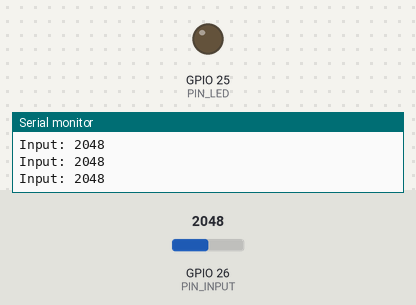
The program below on a simulated ESP32. On the bench: output pins drawn as LEDs (lit = HIGH), the last lines printed to the serial monitor. The inputs (shaded band) are chosen by the test bench; at power-on: GPIO 26 (PIN_INPUT) = 2048.

Above: at 1.3 s.
1.4 s: GPIO 26 (PIN_INPUT) set to 2089
At 2.7 s:
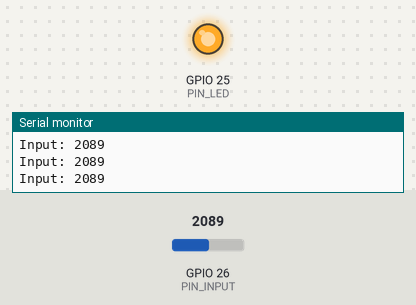
3.0 s: GPIO 26 (PIN_INPUT) set to 2047
At 3.8 s:
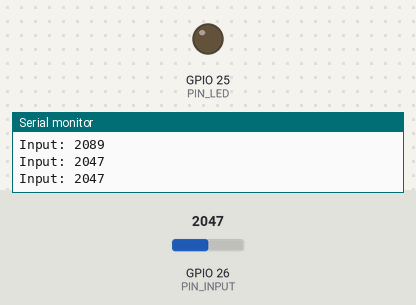
4.5 s: GPIO 26 (PIN_INPUT) set to 2866
At 5.0 s:
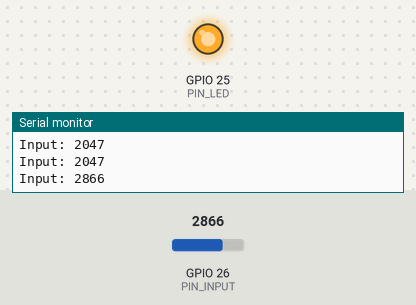
Timing chart, 0 to 7.5 s (numbered marks = the images above; inputs shaded):
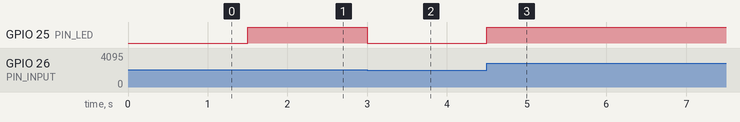

The program:

main.cpp
```cpp
/*---------------------------------------------------------------------------*\

    E ngineering | Bosch ETS: Engineering Technical School
    T echnical   | IIoT Training: Industrial Internet of Things
    S chool      | Powertrain Solutions @ Bosch Brazil

\*---------------------------------------------------------------------------*/

/*--- Includes ---*/
#include <Arduino.h>

/*--- Hardware mapping ---*/
const uint8_t PIN_INPUT = 26;
const uint8_t PIN_LED = 25;

/*--- Constants ---*/
const uint32_t ADC_MAX = (1 << 12) - 1;

/*--- Variables ---*/
uint16_t input_value = 0;

/*--- Setup ---*/
void setup()
{
    // Hardware mapping
    pinMode(PIN_INPUT, INPUT);
    pinMode(PIN_LED, OUTPUT);

    // Serial communication
    Serial.begin(115200);
}

/*--- Loop ---*/
void loop()
{
    input_value = analogRead(PIN_INPUT);

    digitalWrite(PIN_LED, (input_value > 2048));

    Serial.print("Input: ");
    Serial.println(input_value);
    Serial.println();

    delay(500);
}
```

Measured:
- the behaviour switches between 2048 and 2049 on GPIO 26 (PIN_INPUT) (found by bisection; images 0 and 1)
- after the input at 1.4 s, GPIO 25 (PIN_LED): LOW → HIGH after 0.10 s
- after the input at 3.0 s, GPIO 25 (PIN_LED): HIGH → LOW at once
- after the input at 4.5 s, GPIO 25 (PIN_LED): LOW → HIGH at once
